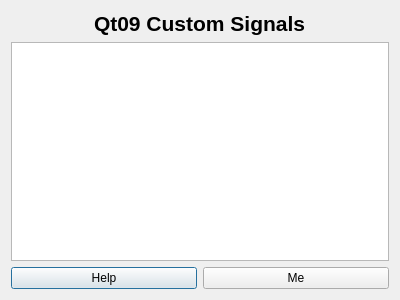
<?xml version="1.0" encoding="UTF-8"?>
<ui version="4.0">
 <class>Dialog</class>
 <widget class="QDialog" name="Dialog">
  <property name="geometry">
   <rect>
    <x>0</x>
    <y>0</y>
    <width>400</width>
    <height>300</height>
   </rect>
  </property>
  <property name="windowTitle">
   <string>Dialog</string>
  </property>
  <layout class="QVBoxLayout" name="verticalLayout">
   <item>
    <layout class="QHBoxLayout" name="horizontalLayout">
     <item>
      <spacer name="horizontalSpacer">
       <property name="orientation">
        <enum>Qt::Horizontal</enum>
       </property>
       <property name="sizeHint" stdset="0">
        <size>
         <width>40</width>
         <height>20</height>
        </size>
       </property>
      </spacer>
     </item>
     <item>
      <widget class="QLabel" name="title">
       <property name="font">
        <font>
         <pointsize>16</pointsize>
         <weight>75</weight>
         <bold>true</bold>
        </font>
       </property>
       <property name="text">
        <string>Qt09 Custom Signals</string>
       </property>
      </widget>
     </item>
     <item>
      <spacer name="horizontalSpacer_2">
       <property name="orientation">
        <enum>Qt::Horizontal</enum>
       </property>
       <property name="sizeHint" stdset="0">
        <size>
         <width>40</width>
         <height>20</height>
        </size>
       </property>
      </spacer>
     </item>
    </layout>
   </item>
   <item>
    <widget class="QTextBrowser" name="textBrowser"/>
   </item>
   <item>
    <layout class="QHBoxLayout" name="horizontalLayout_2">
     <item>
      <widget class="QPushButton" name="helpButton">
       <property name="text">
        <string>Help</string>
       </property>
      </widget>
     </item>
     <item>
      <widget class="QPushButton" name="meButton">
       <property name="text">
        <string>Me</string>
       </property>
      </widget>
     </item>
    </layout>
   </item>
  </layout>
 </widget>
 <layoutdefault spacing="6" margin="11"/>
 <resources/>
 <connections/>
</ui>
